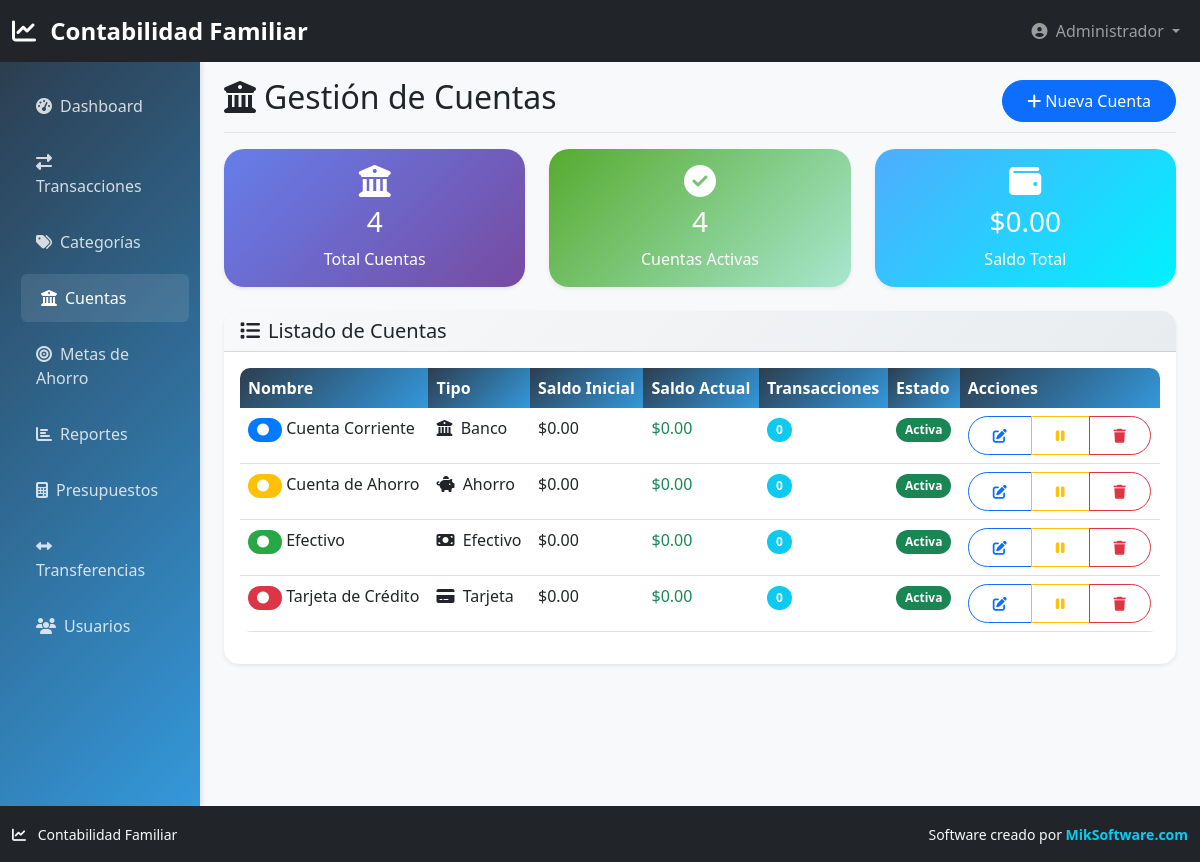
/cuentas.php (signed in), run on the app's committed database.
### tables this page shows
CREATE TABLE cuentas (
    id INT AUTO_INCREMENT PRIMARY KEY,
    nombre VARCHAR(100) NOT NULL,
    tipo ENUM('efectivo', 'banco', 'tarjeta', 'ahorro') NOT NULL,
    banco VARCHAR(100),
    numero_cuenta VARCHAR(50),
    usuario_id INT,
    saldo_inicial DECIMAL(12,2) DEFAULT 0.00,
    saldo_actual DECIMAL(12,2) DEFAULT 0.00,
    color VARCHAR(7) DEFAULT '#28a745',
    activa BOOLEAN DEFAULT TRUE,
    created_at TIMESTAMP DEFAULT CURRENT_TIMESTAMP,
    FOREIGN KEY (usuario_id) REFERENCES usuarios(id) ON DELETE SET NULL
);

### config/database.php (called while the page is built, shortened)
<?php
class Database {
    private $connection;
    public function __construct() {
        try {
            $dsn = "mysql:host=" . DB_HOST . ";dbname=" . DB_NAME . ";charset=" . DB_CHARSET;
            $this->connection = new PDO($dsn, DB_USER, DB_PASS, [
                PDO::ATTR_ERRMODE => PDO::ERRMODE_EXCEPTION,
                PDO::ATTR_DEFAULT_FETCH_MODE => PDO::FETCH_ASSOC,
                PDO::ATTR_EMULATE_PREPARES => false,
            ]);
        } catch (PDOException $e) {
            die("Error de conexión: " . $e->getMessage());
        }
    }
    public function query($sql, $params = []) {
        $stmt = $this->connection->prepare($sql);
        $stmt->execute($params);
        return $stmt;
    }
    public function fetchAll($sql, $params = []) {
        $stmt = $this->query($sql, $params);
        return $stmt->fetchAll();
    }
}
$db = new Database();
?>

### cuentas.php (the view, shortened to what this page needs)
<?php
require_once 'config/database.php';
$cuentas = $db->fetchAll(
    "SELECT c.*,
     (SELECT COUNT(*) FROM transacciones WHERE cuenta_id = c.id) as total_transacciones
     FROM cuentas c
     ORDER BY c.activa DESC, c.nombre"
);
include 'includes/header.php';
?>
<div class="container-fluid">
    <div class="row">
        <nav class="col-md-3 col-lg-2 d-md-block sidebar collapse">
            <div class="position-sticky pt-3">
                <ul class="nav flex-column">
                    <li class="nav-item">
                        <a class="nav-link" href="dashboard.php">
                            <i class="fas fa-tachometer-alt me-2"></i>Dashboard
                        </a>
                    </li>
                    <li class="nav-item">
                        <a class="nav-link" href="transacciones.php">
                            <i class="fas fa-exchange-alt me-2"></i>Transacciones
                        </a>
                    </li>
                    <li class="nav-item">
                        <a class="nav-link" href="categorias.php">
                            <i class="fas fa-tags me-2"></i>Categorías
                        </a>
                    </li>
                    <li class="nav-item">
                        <a class="nav-link active" href="cuentas.php">
                            <i class="fas fa-university me-2"></i>Cuentas
                        </a>
                    </li>
                    <li class="nav-item">
                        <a class="nav-link" href="metas.php">
                            <i class="fas fa-bullseye me-2"></i>Metas de Ahorro
                        </a>
                    </li>
                    <li class="nav-item">
                        <a class="nav-link" href="reportes.php">
                            <i class="fas fa-chart-bar me-2"></i>Reportes
                        </a>
                    </li>
                    <li class="nav-item">
                        <a class="nav-link" href="presupuestos.php">
                            <i class="fas fa-calculator me-2"></i>Presupuestos
                        </a>
                    </li>
                    <li class="nav-item">
                        <a class="nav-link" href="transferencias.php">
                            <i class="fas fa-arrows-alt-h me-2"></i>Transferencias
                        </a>
                    </li>
                    <?php if ($_SESSION['user_role'] === 'admin'): ?>
                    <li class="nav-item">
                        <a class="nav-link" href="usuarios.php">
                            <i class="fas fa-users me-2"></i>Usuarios
                        </a>
                    </li>
                    <?php endif; ?>
                </ul>
            </div>
        </nav>
        <main class="col-md-9 ms-sm-auto col-lg-10 px-md-4">
            <div class="d-flex justify-content-between flex-wrap flex-md-nowrap align-items-center pt-3 pb-2 mb-3 border-bottom">
                <h1 class="h2">
                    <i class="fas fa-university me-2"></i>Gestión de Cuentas
                </h1>
                <div class="btn-toolbar mb-2 mb-md-0">
                    <button type="button" class="btn btn-primary" data-bs-toggle="modal" data-bs-target="#nuevaCuentaModal">
                        <i class="fas fa-plus me-1"></i>Nueva Cuenta
                    </button>
                </div>
            </div>
            <div class="row mb-4">
                <?php
                $totalCuentas = count($cuentas);
                $cuentasActivas = count(array_filter($cuentas, fn($c) => $c['activa']));
                $saldoTotal = array_sum(array_column(array_filter($cuentas, fn($c) => $c['activa']), 'saldo_actual'));
                ?>
                <div class="col-md-4">
                    <div class="card stats-card">
                        <div class="card-body text-center">
                            <i class="fas fa-university fa-2x mb-2"></i>
                            <h3><?php echo $totalCuentas; ?></h3>
                            <p class="mb-0">Total Cuentas</p>
                        </div>
                    </div>
                </div>
                <div class="col-md-4">
                    <div class="card stats-card income">
                        <div class="card-body text-center">
                            <i class="fas fa-check-circle fa-2x mb-2"></i>
                            <h3><?php echo $cuentasActivas; ?></h3>
                            <p class="mb-0">Cuentas Activas</p>
                        </div>
                    </div>
                </div>
                <div class="col-md-4">
                    <div class="card stats-card savings">
                        <div class="card-body text-center">
                            <i class="fas fa-wallet fa-2x mb-2"></i>
                            <h3>$<?php echo number_format($saldoTotal, 2); ?></h3>
                            <p class="mb-0">Saldo Total</p>
                        </div>
                    </div>
                </div>
            </div>
            <div class="card">
                <div class="card-header">
                    <h5 class="mb-0">
                        <i class="fas fa-list me-2"></i>Listado de Cuentas
                    </h5>
                </div>
                <div class="card-body">
                    <?php if (!empty($cuentas)): ?>
                        <div class="table-responsive">
                            <table class="table table-hover">
                                <thead>
                                    <tr>
                                        <th>Nombre</th>
                                        <th>Tipo</th>
                                        <th>Saldo Inicial</th>
                                        <th>Saldo Actual</th>
                                        <th>Transacciones</th>
                                        <th>Estado</th>
                                        <th>Acciones</th>
                                    </tr>
                                </thead>
                                <tbody>
                                    <?php foreach ($cuentas as $cuenta): ?>
                                        <tr class="<?php echo !$cuenta['activa'] ? 'table-secondary' : ''; ?>">
                                            <td>
                                                <span class="badge" style="background-color: <?php echo $cuenta['color']; ?>; color: white;">
                                                    <i class="fas fa-circle me-1"></i>
                                                </span>
                                                <?php echo htmlspecialchars($cuenta['nombre']); ?>
                                            </td>
                                            <td>
                                                <?php
                                                $iconos = [
                                                    'efectivo' => 'fas fa-money-bill',
                                                    'banco' => 'fas fa-university',
                                                    'tarjeta' => 'fas fa-credit-card',
                                                    'ahorro' => 'fas fa-piggy-bank'
                                                ];
                                                ?>
                                                <i class="<?php echo $iconos[$cuenta['tipo']] ?? 'fas fa-wallet'; ?> me-1"></i>
                                                <?php echo ucfirst($cuenta['tipo']); ?>
                                            </td>
                                            <td>$<?php echo number_format($cuenta['saldo_inicial'], 2); ?></td>
                                            <td class="<?php echo $cuenta['saldo_actual'] >= 0 ? 'text-success' : 'text-danger'; ?>">
                                                $<?php echo number_format($cuenta['saldo_actual'], 2); ?>
                                            </td>
                                            <td>
                                                <span class="badge bg-info"><?php echo $cuenta['total_transacciones']; ?></span>
                                            </td>
                                            <td>
                                                <?php if ($cuenta['activa']): ?>
                                                    <span class="badge bg-success">Activa</span>
                                                <?php else: ?>
                                                    <span class="badge bg-secondary">Inactiva</span>
                                                <?php endif; ?>
                                            </td>
                                            <td>
                                                <div class="btn-group" role="group">
                                                    <button type="button" class="btn btn-sm btn-outline-primary"
                                                            onclick="editarCuenta(<?php echo htmlspecialchars(json_encode($cuenta)); ?>)">
                                                        <i class="fas fa-edit"></i>
                                                    </button>
                                                    <button type="button" class="btn btn-sm btn-outline-<?php echo $cuenta['activa'] ? 'warning' : 'success'; ?>"
                                                            onclick="toggleActivo(<?php echo $cuenta['id']; ?>)">
                                                        <i class="fas fa-<?php echo $cuenta['activa'] ? 'pause' : 'play'; ?>"></i>
                                                    </button>
                                                    <?php if ($cuenta['total_transacciones'] == 0): ?>
                                                        <button type="button" class="btn btn-sm btn-outline-danger"
                                                                onclick="eliminarCuenta(<?php echo $cuenta['id']; ?>)">
                                                            <i class="fas fa-trash"></i>
                                                        </button>
                                                    <?php endif; ?>
                                                </div>
                                            </td>
                                        </tr>
                                    <?php endforeach; ?>
                                </tbody>
                            </table>
                        </div>
                    <?php endif; ?>
                </div>
            </div>
        </main>
    </div>
</div>
<?php include 'includes/footer.php'; ?>

### includes/header.php (style rules this page uses)
:root { --primary-color: #2c3e50; --secondary-color: #3498db; --success-color: #27ae60; --danger-color: #e74c3c; --warning-color: #f39c12; --info-color: #17a2b8; --light-color: #ecf0f1; --dark-color: #2c3e50; }
body { background-color: #f8f9fa; font-family: 'Segoe UI', Tahoma, Geneva, Verdana, sans-serif; }
.sidebar { min-height: calc(100vh - 56px); background: linear-gradient(135deg, var(--primary-color), var(--secondary-color)); box-shadow: 2px 0 5px rgba(0,0,0,0.1); }
.sidebar .nav-link { color: rgba(255,255,255,0.8); padding: 0.75rem 1.25rem; border-radius: 0.375rem; margin: 0.25rem; transition: all 0.3s ease; }
.sidebar .nav-link:hover, .sidebar .nav-link.active { color: white; background-color: rgba(255,255,255,0.1); transform: translateX(5px); }
.card { border: none; border-radius: 15px; box-shadow: 0 0.125rem 0.25rem rgba(0,0,0,0.075); transition: transform 0.2s, box-shadow 0.2s; }
.card-header { background: linear-gradient(135deg, #f8f9fa, #e9ecef); border-bottom: 1px solid rgba(0,0,0,0.125); border-radius: 15px 15px 0 0 !important; }
.btn { border-radius: 25px; padding: 0.5rem 1.5rem; font-weight: 500; transition: all 0.3s ease; }
.stats-card { background: linear-gradient(135deg, #667eea 0%, #764ba2 100%); color: white; border-radius: 20px; }
.stats-card.income { background: linear-gradient(135deg, #56ab2f 0%, #a8e6cf 100%); }
.stats-card.savings { background: linear-gradient(135deg, #4facfe 0%, #00f2fe 100%); }
.table { border-radius: 10px; overflow: hidden; }
.table thead th { background: linear-gradient(135deg, var(--primary-color), var(--secondary-color)); color: white; border: none; font-weight: 600; }
.badge { font-size: 0.75em; padding: 0.5em 0.75em; border-radius: 50px; }
body { display: flex; flex-direction: column; min-height: 100vh; }
main { flex: 1; }
.container-fluid { padding-bottom: 0; }

### data on the page
cuentas: nombre "Cuenta Corriente", tipo "Banco", saldo_inicial "0.00", saldo_actual "0.00", total_transacciones "0", activa "Activa"
cuentas: nombre "Cuenta de Ahorro", tipo "Ahorro", saldo_inicial "0.00", saldo_actual "0.00", total_transacciones "0", activa "Activa"
cuentas: nombre "Efectivo", tipo "Efectivo", saldo_inicial "0.00", saldo_actual "0.00", total_transacciones "0", activa "Activa"
cuentas: nombre "Tarjeta de Crédito", tipo "Tarjeta", saldo_inicial "0.00", saldo_actual "0.00", total_transacciones "0", activa "Activa"

### other printed values
$_SESSION['user_name'] "Administrador"
$totalCuentas "4"
$cuentasActivas "4"
$saldoTotal "0.00"
